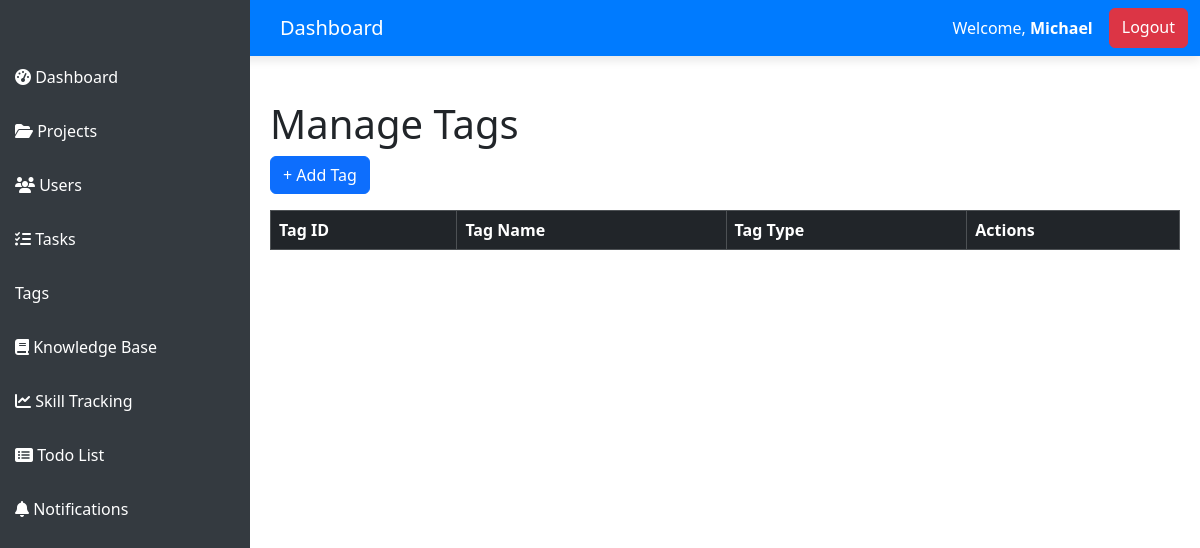
The app's page /pages/tags.php (signed in), older data.
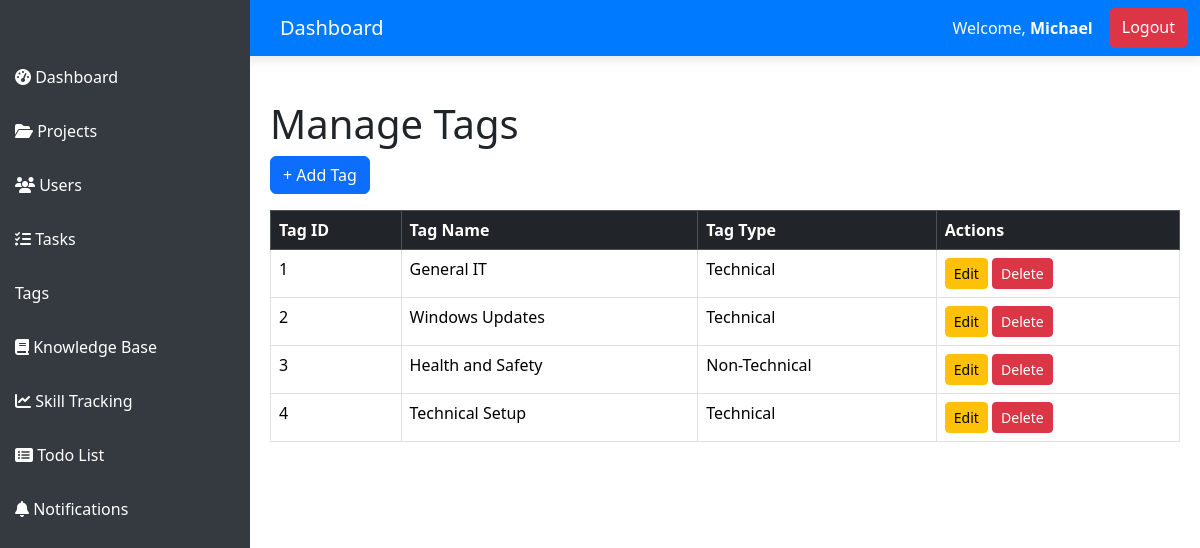
The same page, newer data.
### tables this page shows
CREATE TABLE `tags` (
  `tagId` INT(255) NOT NULL AUTO_INCREMENT,
  `tagName` VARCHAR(255) NOT NULL,
  `tagType` ENUM('Technical', 'Non-Technical') NOT NULL,
  PRIMARY KEY (`tagId`)
);

### pages/tags.php (the view, shortened to what this page needs)
<?php
include "../config/db.php";
include "../includes/header.php";
include "../includes/sidebar.php";
$query = "SELECT * FROM `tags` ORDER BY tagId ASC";
$result = $conn->query($query);
?>
<div class="content">
    <h1>Manage Tags</h1>
    <button class="btn btn-primary mb-3" data-bs-toggle="modal" data-bs-target="#addTagModal">+ Add Tag</button>
    <table class="table table-bordered">
        <thead class="table-dark">
            <tr>
                <th>Tag ID</th>
                <th>Tag Name</th>
                <th>Tag Type</th>
                <th>Actions</th>
            </tr>
        </thead>
        <tbody>
            <?php while ($row = $result->fetch_assoc()) { ?>
                <tr>
                    <td><?= $row['tagId']; ?></td>
                    <td><?= htmlspecialchars($row['tagName']); ?></td>
                    <td><?= $row['tagType']; ?></td>
                    <td>
                        <button class="btn btn-warning btn-sm edit-btn"
                                data-id="<?= $row['tagId']; ?>"
                                data-name="<?= htmlspecialchars($row['tagName']); ?>"
                                data-type="<?= $row['tagType']; ?>"
                                data-bs-toggle="modal" data-bs-target="#editTagModal">
                            Edit
                        </button>
                        <button class="btn btn-danger btn-sm delete-btn" data-id="<?= $row['tagId']; ?>">Delete</button>
                    </td>
                </tr>
            <?php } ?>
        </tbody>
    </table>
</div>
</body>
</html>

### includes/header.php (shortened to what this page needs)
<!DOCTYPE html>
<html lang="en">
<head>
    <link href="https://cdn.jsdelivr.net/npm/bootstrap@5.3.2/dist/css/bootstrap.min.css" rel="stylesheet">
    <link rel="stylesheet" href="https://cdnjs.cloudflare.com/ajax/libs/font-awesome/6.7.2/css/all.min.css" />
</head>
<body>
<nav class="navbar navbar-expand-lg">
    <div class="container-fluid">
        <a class="navbar-brand" href="#">Dashboard</a>
        <div class="d-flex">
            <span class="navbar-text me-3 text-white">
                Welcome, <strong><?= isset($_SESSION['user_name']) ? $_SESSION['user_name'] : "User"; ?></strong>
            </span>
            <a href="../actions/logout.php" class="btn btn-danger">Logout</a>
        </div>
    </div>
</nav>

### includes/sidebar.php (shortened to what this page needs)
sidebar.php
<div class="sidebar" id="sidebar">
    <a href="../pages/dashboard.php"><i class="fas fa-tachometer-alt"></i>  Dashboard</a>
    <a href="../pages/projects.php"><i class="fas fa-folder-open"></i> Projects</a>
    <a href="../pages/users.php"><i class="fas fa-users"></i> Users</a>
    <a href="../pages/tasks.php"><i class="fas fa-tasks"></i> Tasks</a>
    <a href="../pages/tags.php"> Tags</a>
    <a href="../pages/knowledge.php"><i class="fas fa-book"></i>  Knowledge Base</a>
    <a href="../pages/skills.php"><i class="fas fa-chart-line"></i> Skill Tracking</a>
    <a href="../pages/todo.php"><i class="fas fa-list-alt"></i> Todo List</a>
    <a href="../pages/notifications.php"><i class="fas fa-bell"></i> Notifications</a>
</div>

### includes/header.php (style rules this page uses)
.navbar { background: #007bff; position: fixed; top: 0; left: 0; width: 100%; z-index: 1000; box-shadow: 0px 4px 10px rgba(0, 0, 0, 0.1); }
body { padding-top: 56px; }
.navbar-brand, .nav-link { color: white !important; }
.container-fluid { padding-left : 280px; }

### includes/sidebar.php (style rules this page uses)
.sidebar { width: 250px; height: 100vh; background: #343a40; padding-top: 50px; position: fixed; left: 0; top: 0; z-index: 1100; transition: 0.3s; }
.sidebar a { color: white; padding: 15px; display: block; text-decoration: none; transition: 0.3s; }
.content { margin-left: 250px; padding: 20px; }

Row changes from the older to the newer data that the page shows:
added tags: tagId "1", tagName "General IT", tagType "Technical"
added tags: tagId "2", tagName "Windows Updates", tagType "Technical"
added tags: tagId "3", tagName "Health and Safety", tagType "Non-Technical"
added tags: tagId "4", tagName "Technical Setup", tagType "Technical"
